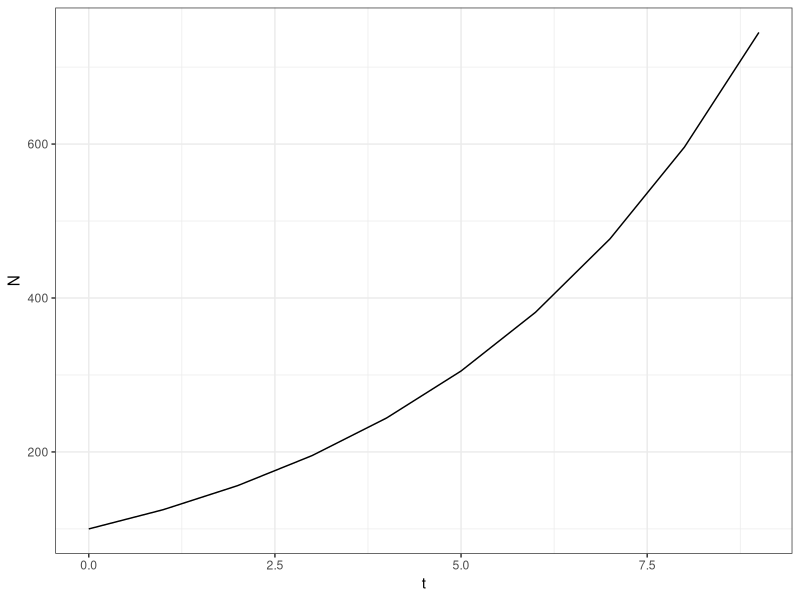
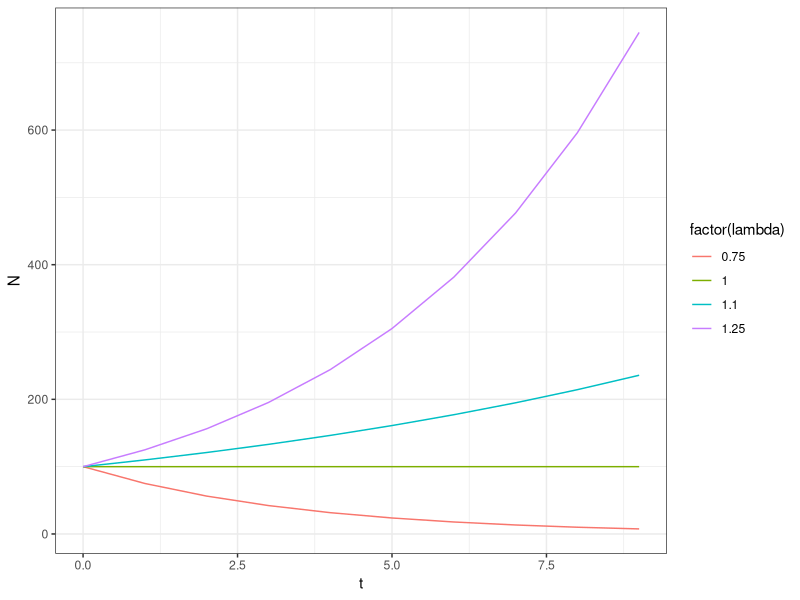
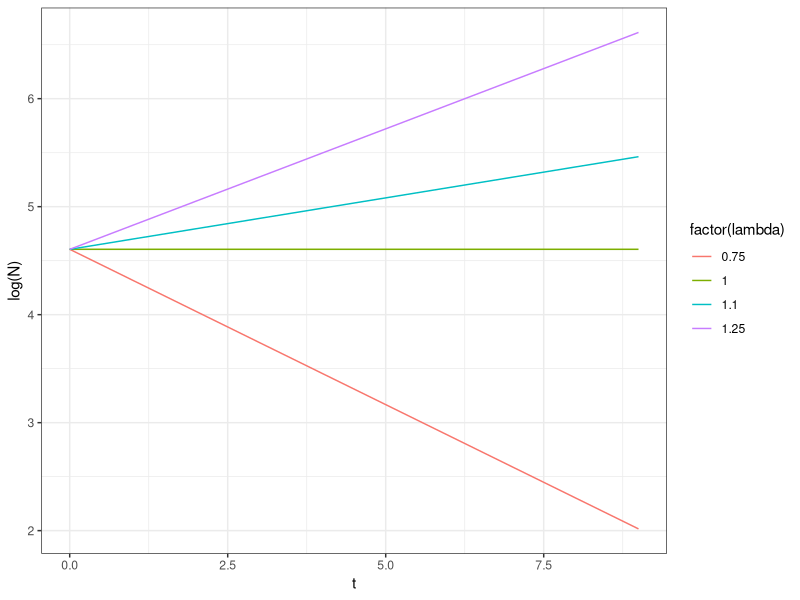
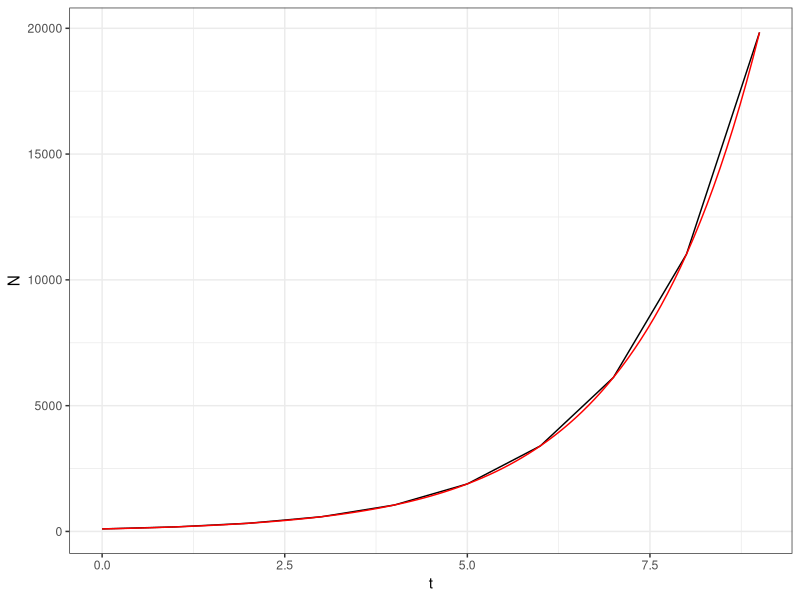

Generate these figures, in order, with R:
library(tidyverse)
theme_set(theme_bw())
Rm<-0.25
lambda<-1+Rm
N0<-100
Population<-data.frame(t=0:9,N=NA)
Population
Population$N[1]<-N0
for(i in 2:10) {
  Population$N[i]<-Population$N[i-1]*lambda
}
View(Population)
# Same answer in one step
Population$N<-N0*lambda^Population$t
ggplot(Population, aes(x=t,y=N))+
  geom_line()
# Different values of lambda
Rm<-c(-0.25,0,0.1,0.25)
lambda<-1+Rm
lambda

Population<-expand.grid(t=0:9,
                        lambda=lambda)
Population$N<-N0*Population$lambda^Population$t

view(Population)
ggplot(Population,aes(x=t,
                      y=N,
                      color=factor(lambda)))+
  geom_line()

### 

ggplot(Population,aes(x=t,
                      y=log(N),
                      color=factor(lambda)))+
  geom_line()

# Exponential vs. continuous

Rm<-0.1
lambda<-1+Rm
lambda
# instantaneous rate rm
rm<-log(lambda)
rm
N0
Population<-data.frame(t=0:9)
Population$N<-N0*exp(rm*Population$t)
View(Population)

Rm<-exp(rm)-1

#Plot of continuous vs. discrete

N0<-100
lambda<-1.8
rm<-log(lambda)
Population<-data.frame(t=0:9)
Population$N<-N0*lambda^(Population$t)
ggplot(Population,
       aes(x=t,y=N))+
  geom_line()+
  geom_function(fun = function(x) N0*exp(rm*x), colour = "red")
# Units of rm

rm_per_day<-0.001 # per day
rm_per_year<-rm_per_day*365
rm_per_year
